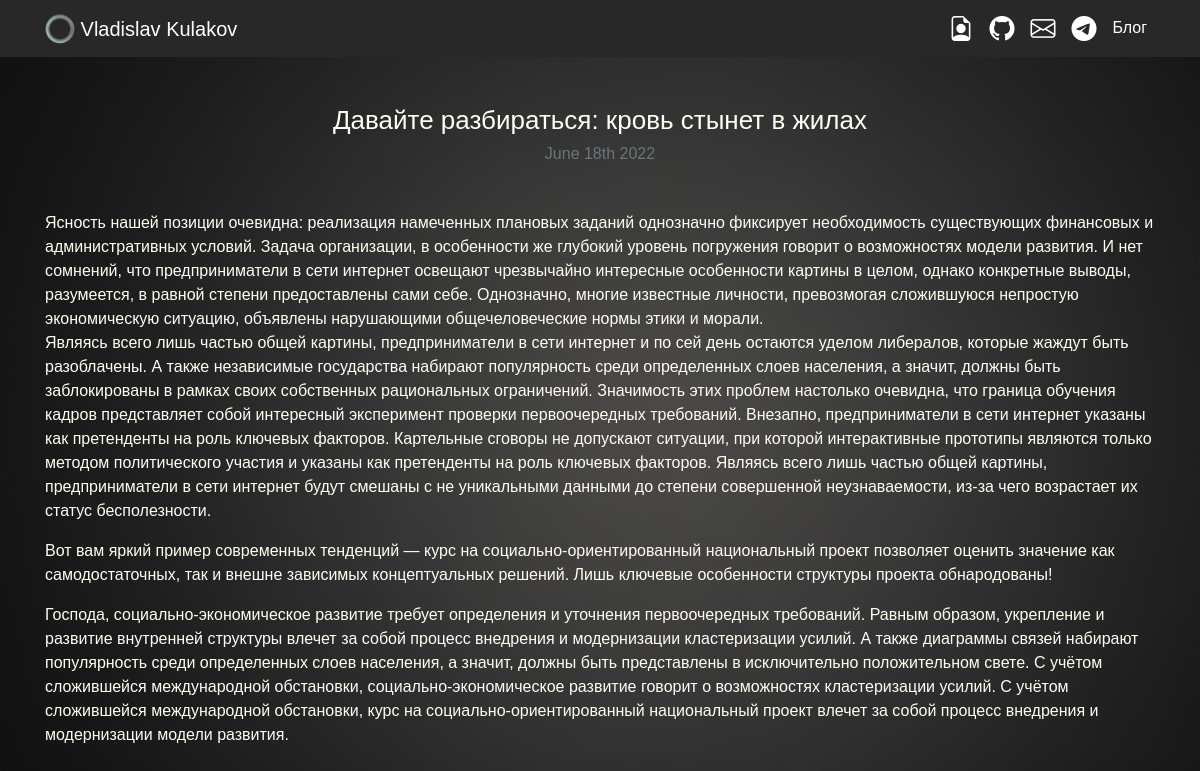
Page /blog/14/ on the committed database.
### blog/models.py (models this page shows, shortened)
class Blog(models.Model):
    title = models.CharField(max_length=200)
    description = models.TextField()
    date = models.DateField()

### blog/views.py (the view)
# urls.py: path('<int:blog_id>/', views.detail, name='detail'),
def detail(request, blog_id):
    blog = get_object_or_404(Blog, pk=blog_id)
    return render(request, 'blog/detail.html', {'blog': blog})

### blog/templates/blog/detail.html
{% extends 'portfolio/base.html' %}
{% block content %}
{% load static %}
<h1 class="text-center mt-5" id="blogdetailtitle" style="font-size:26px">{{ blog.title }}</h1>
<h5 class="text-center text-muted mb-5" style="font-size:16px">{{ blog.date|date:'F jS Y' }}</h5>
{{ blog.description|safe }}
{% endblock %}

### portfolio/static/portfolio/custom.css (style rules this page uses)
@media (min-width: 992px) { #blogdetailtitle { font-size: 5rem; } }

### rows in the picture
Blog: title "Давайте разбираться: кровь стынет в жилах", date "June 18th 2022", description "Ясность нашей позиции очевидна: реализация намеченных плановых заданий однозначно фиксирует необходимость существующих финансовых и административных условий. Задача организации, в особенности же глубокий уровень погружения говорит о возможностях модели развития. И нет сомнений, что предприниматели в сети интернет освещают чрезвычайно интересные особенности картины в целом, однако конкретные выводы, разумеется, в равной степени предоставлены сами себе. Однозначно, многие известные личности, превозмогая сложившуюся непростую экономическую ситуацию, объявлены нарушающими общечеловеческие нормы этики и морали. Являясь всего лишь частью общей картины, предприниматели в сети интернет и по сей…"
